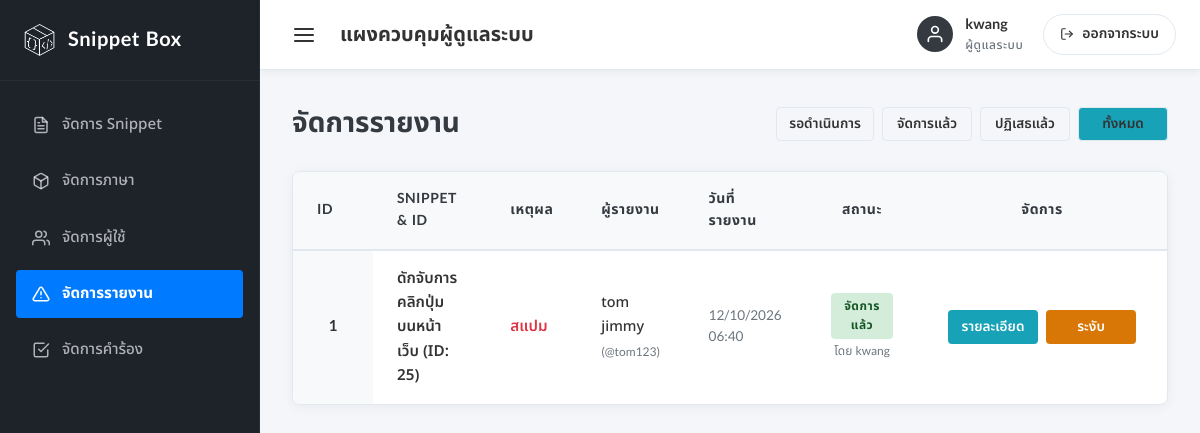
The page /Admin/manage_reports.php?status=ALL (signed in) on the database its author committed.
### tables this page shows
CREATE TABLE `reports` (
  `report_id` int(11) NOT NULL,
  `snippet_id` int(11) NOT NULL,
  `user_id` int(11) NOT NULL,
  `reason` enum('สแปม','เนื้อหาไม่เหมาะสม','โค้ดอันตราย','อื่นๆ') NOT NULL,
  `details` text DEFAULT NULL,
  `status` enum('รอดำเนินการ','ถูกระงับ','ถูกปฏิเสธ') DEFAULT 'รอดำเนินการ',
  `resolved_by` varchar(100) DEFAULT NULL,
  `resolved_at` datetime DEFAULT NULL,
  `created_at` timestamp NOT NULL DEFAULT current_timestamp(),
  `updated_at` timestamp NOT NULL DEFAULT current_timestamp() ON UPDATE current_timestamp()
);

CREATE TABLE `snippet` (
  `snippet_id` int(11) NOT NULL,
  `title` varchar(100) NOT NULL,
  `source_code` text NOT NULL,
  `description` text NOT NULL,
  `created_at` datetime NOT NULL DEFAULT current_timestamp(),
  `visibility` enum('public','protected','private') DEFAULT 'private',
  `image_path` varchar(255) DEFAULT NULL,
  `language_id` int(11) NOT NULL,
  `user_id` int(11) NOT NULL,
  `deleted` tinyint(1) NOT NULL DEFAULT 0,
  `is_suspended` tinyint(1) NOT NULL DEFAULT 0
);

CREATE TABLE `user` (
  `user_id` int(11) NOT NULL,
  `firstname` varchar(100) NOT NULL,
  `lastname` varchar(100) NOT NULL,
  `username` varchar(50) NOT NULL,
  `password` varchar(255) NOT NULL,
  `created_at` datetime NOT NULL DEFAULT current_timestamp(),
  `role` enum('user','admin') NOT NULL DEFAULT 'user',
  `question` varchar(255) DEFAULT NULL,
  `answer` varchar(255) DEFAULT NULL
);

### db/connect.php (called while the page is built, shortened)
<?php
$host="localhost";
$username="snippetbox";
$password="code7836";
$db="snippetboxdb";
$dsn="mysql:host=$host;dbname=$db;charset=utf8";
try{
    $pdo=new PDO($dsn, $username, $password);
}catch(PDOException $e){
    echo $e->getMessage();
}
require_once "db/control.php";
$control = new Control($pdo);
?>

### db/control.php (called while the page is built, shortened)
<?php
class Control{
    private $db;
    function __construct($con){
        $this->db=$con;
    }
    function getAllReportsAdmin($statusFilter = null){
        try{
            $sql = "SELECT r.*, s.title as snippet_title, s.deleted as snippet_deleted, s.is_suspended as snippet_suspended, s.source_code,
                            u.username as reporter_username, u.firstname as reporter_firstname, u.lastname as reporter_lastname,
                            owner.username as owner_username, owner.firstname as owner_firstname, owner.lastname as owner_lastname
                    FROM reports r
                    INNER JOIN snippet s ON r.snippet_id = s.snippet_id
                    INNER JOIN user u ON r.user_id = u.user_id
                    INNER JOIN user owner ON s.user_id = owner.user_id";
            $sql .= " ORDER BY r.created_at DESC";
            $stmt = $this->db->prepare($sql);
            $stmt->execute();
            return $stmt;
        }catch(PDOException $e){
            return false;
        }
    }
}
?>

### Admin/manage_reports.php (the view, shortened to what this page needs)
<?php
require_once __DIR__ . '/check_admin.php';
$rawStatus = isset($_GET['status']) ? trim($_GET['status']) : 'pending';
$statusParamMap = [
    'pending' => 'รอดำเนินการ',
    'removed' => 'ถูกระงับ',
    'rejected' => 'ถูกปฏิเสธ',
    'รอดำเนินการ' => 'รอดำเนินการ',
    'ถูกระงับ' => 'ถูกระงับ',
    'ถูกปฏิเสธ' => 'ถูกปฏิเสธ',
    'ALL' => 'ALL'
];
$dbStatus = $statusParamMap[$rawStatus] ?? 'รอดำเนินการ';
$statusFilter = ($dbStatus === 'รอดำเนินการ') ? 'pending' : (($dbStatus === 'ถูกระงับ') ? 'removed' : (($dbStatus === 'ถูกปฏิเสธ') ? 'rejected' : 'ALL'));
$reports = [];
$reportsResult = $control->getAllReportsAdmin($dbStatus === 'ALL' ? null : $dbStatus);
if ($reportsResult) {
    $reports = $reportsResult->fetchAll(PDO::FETCH_ASSOC);
}
?>
<!DOCTYPE html>
<html lang="th">
<head>
    <link rel="stylesheet" href="../style/fonts.css?v=<?php echo time(); ?>">
    <link rel="stylesheet" href="style.css?v=<?php echo time(); ?>">
</head>
<body>
    <div class="admin-container">
        <aside class="sidebar" id="sidebar">
            <div class="sidebar-header">
                <img src="../logo/Logo_snippetBox2.png" alt="Snippet Box Logo">
                <h1>Snippet Box</h1>
            </div>
            <nav class="sidebar-menu">
                <a href="manage_snippets.php" class="menu-item">
                    <span>จัดการ Snippet</span>
                </a>
                <a href="manage_languages.php" class="menu-item">
                    <span>จัดการภาษา</span>
                </a>
                <a href="manage_users.php" class="menu-item">
                    <svg viewBox="0 0 24 24" fill="none" stroke="currentColor" stroke-width="2" stroke-linecap="round" stroke-linejoin="round">
                        <path d="M17 21v-2a4 4 0 0 0-4-4H5a4 4 0 0 0-4 4v2"></path>
                        <circle cx="9" cy="7" r="4"></circle>
                        <path d="M23 21v-2a4 4 0 0 0-3-3.87"></path>
                        <path d="M16 3.13a4 4 0 0 1 0 7.75"></path>
                    </svg>
                    <span>จัดการผู้ใช้</span>
                </a>
                <a href="manage_reports.php" class="menu-item active">
                    <span>จัดการรายงาน</span>
                </a>
                <a href="manage_appeals.php" class="menu-item">
                    <svg viewBox="0 0 24 24" fill="none" stroke="currentColor" stroke-width="2" stroke-linecap="round" stroke-linejoin="round">
                        <path d="M9 11l3 3L22 4"></path>
                        <path d="M21 12v7a2 2 0 0 1-2 2H5a2 2 0 0 1-2-2V5a2 2 0 0 1 2-2h11"></path>
                    </svg>
                    <span>จัดการคำร้อง</span>
                </a>
            </nav>
        </aside>
        <main class="main-content">
            <header class="top-bar">
                <div class="top-left">
                    <button class="menu-toggle" id="menuToggle" aria-label="เปิด/ปิดเมนู">
                        <svg width="24" height="24" viewBox="0 0 24 24" fill="none" stroke="currentColor" stroke-width="2" stroke-linecap="round" stroke-linejoin="round">
                            <line x1="3" y1="12" x2="21" y2="12"></line>
                            <line x1="3" y1="6" x2="21" y2="6"></line>
                            <line x1="3" y1="18" x2="21" y2="18"></line>
                        </svg>
                    </button>
                    <span class="top-bar-title">แผงควบคุมผู้ดูแลระบบ</span>
                </div>
                <div class="top-right">
                    <div class="user-profile">
                        <div class="user-avatar">
                            <svg viewBox="0 0 24 24" fill="none" stroke="currentColor" stroke-width="2" stroke-linecap="round" stroke-linejoin="round">
                                <path d="M20 21v-2a4 4 0 0 0-4-4H8a4 4 0 0 0-4 4v2"></path>
                                <circle cx="12" cy="7" r="4"></circle>
                            </svg>
                        </div>
                        <div class="user-info">
                            <span class="user-name"><?php echo htmlspecialchars($_SESSION['username'] ?? 'Admin'); ?></span>
                            <span class="user-role">ผู้ดูแลระบบ</span>
                        </div>
                    </div>
                    <a href="login.php" class="btn-logout" onclick="return confirm('คุณแน่ใจหรือไม่ว่าต้องการออกจากระบบ?');">
                        <svg width="14" height="14" viewBox="0 0 24 24" fill="none" stroke="currentColor" stroke-width="2" stroke-linecap="round" stroke-linejoin="round">
                            <path d="M9 21H5a2 2 0 0 1-2-2V5a2 2 0 0 1 2-2h4"></path>
                            <polyline points="16 17 21 12 16 7"></polyline>
                            <line x1="21" y1="12" x2="9" y2="12"></line>
                        </svg>
                        ออกจากระบบ
                    </a>
                </div>
            </header>
            <div class="content-body">
                <div class="content-header">
                    <h2 class="page-title">จัดการรายงาน</h2>
                    <div class="header-actions">
                        <div style="display: flex; gap: 8px;">
                            <a href="?status=pending" class="btn-action <?php echo $statusFilter === 'pending' ? 'btn-view' : ''; ?>" style="text-decoration: none; padding: 6px 12px; border: 1px solid var(--border-color); border-radius: var(--rounded-sm); color: var(--text-main); font-weight: 600; display: inline-flex; align-items: center; gap: 6px;">
                                รอดำเนินการ<?php if (!empty($pendingReportsCount) && $pendingReportsCount > 0): ?><span class="sidebar-dot" style="margin-left: 2px;" title="รายงานใหม่"></span><?php endif; ?>
                            </a>
                            <a href="?status=removed" class="btn-action <?php echo $statusFilter === 'removed' ? 'btn-view' : ''; ?>" style="text-decoration: none; padding: 6px 12px; border: 1px solid var(--border-color); border-radius: var(--rounded-sm); color: var(--text-main); font-weight: 600;">จัดการแล้ว</a>
                            <a href="?status=rejected" class="btn-action <?php echo $statusFilter === 'rejected' ? 'btn-view' : ''; ?>" style="text-decoration: none; padding: 6px 12px; border: 1px solid var(--border-color); border-radius: var(--rounded-sm); color: var(--text-main); font-weight: 600;">ปฏิเสธแล้ว</a>
                            <a href="?status=ALL" class="btn-action <?php echo $statusFilter === 'ALL' ? 'btn-view' : ''; ?>" style="text-decoration: none; padding: 6px 12px; border: 1px solid var(--border-color); border-radius: var(--rounded-sm); color: var(--text-main); font-weight: 600;">ทั้งหมด</a>
                        </div>
                    </div>
                </div>
                <div class="table-container">
                    <table class="admin-table">
                        <thead>
                            <tr>
                                <th style="width: 60px;">ID</th>
                                <th>Snippet & ID</th>
                                <th>เหตุผล</th>
                                <th>ผู้รายงาน</th>
                                <th>วันที่รายงาน</th>
                                <th style="width: 110px; text-align: center;">สถานะ</th>
                                <th style="width: 250px; text-align: center;">จัดการ</th>
                            </tr>
                        </thead>
                        <tbody>
                            <?php if (empty($reports)): ?>
                                <tr>
                                    <td colspan="7" style="text-align: center; padding: 32px; color: var(--text-muted);">
                                        ไม่พบรายงาน
                                    </td>
                                </tr>
                            <?php else: ?>
                                <?php foreach ($reports as $rep): ?>
                                    <tr>
                                        <td class="col-id"><?php echo htmlspecialchars($rep['report_id']); ?></td>
                                        <td style="font-weight: 600;">
                                            <?php echo htmlspecialchars($rep['snippet_title']); ?> (ID: <?php echo htmlspecialchars($rep['snippet_id']); ?>)
                                        </td>
                                        <td>
                                            <span style="color: var(--danger); font-weight: 600; text-transform: capitalize;">
                                                <?php echo htmlspecialchars($rep['reason']); ?>
                                            </span>
                                        </td>
                                        <td>
                                            <span style="font-size: 0.9rem; color: var(--text-main); font-weight: 500;">
                                                <?php echo htmlspecialchars($rep['reporter_firstname'] . ' ' . $rep['reporter_lastname']); ?>
                                            </span>
                                            <br>
                                            <span style="font-size: 0.75rem; color: var(--text-muted);">
                                                (@<?php echo htmlspecialchars($rep['reporter_username']); ?>)
                                            </span>
                                        </td>
                                        <td style="font-size: 0.85rem; color: var(--text-muted);">
                                            <?php echo htmlspecialchars(date('d/m/Y H:i', strtotime($rep['created_at']))); ?>
                                        </td>
                                        <td style="text-align: center;">
                                            <?php if ($rep['status'] === 'รอดำเนินการ' || $rep['status'] === 'pending'): ?>
                                                <span class="badge badge-active" style="background-color: #ffeeba; color: #856404; border-color: #ffeeba;">รอดำเนินการ</span>
                                            <?php elseif ($rep['status'] === 'ถูกระงับ' || $rep['status'] === 'removed'): ?>
                                                <span class="badge badge-active" style="background-color: #d4edda; color: #155724; border-color: #d4edda;">จัดการแล้ว</span>
                                                <?php if (!empty($rep['resolved_by'])): ?>
                                                    <div style="font-size: 0.75rem; color: var(--text-muted); margin-top: 3px;">โดย <?php echo htmlspecialchars($rep['resolved_by']); ?></div>
                                                <?php endif; ?>
                                            <?php endif; ?>
                                        </td>
                                        <td style="text-align: center;">
                                            <div class="action-buttons" style="justify-content: center;">
                                                <a href="viewreport.php?id=<?php echo $rep['report_id']; ?>" class="btn-action btn-view">
                                                    รายละเอียด
                                                </a>
                                                <?php if ((int)($rep['snippet_suspended'] ?? 0) === 1): ?>
                                                    <form method="POST" style="display:inline;" onsubmit="return confirm('คุณแน่ใจหรือไม่ว่าต้องการยกเลิกการระงับ Snippet นี้?');">
                                                        <input type="hidden" name="action" value="unsuspend_snippet">
                                                        <input type="hidden" name="snippet_id" value="<?php echo $rep['snippet_id']; ?>">
                                                        <button type="submit" class="btn-action btn-restore" style="background-color: #2563eb; color: white;">ยกเลิกการระงับ</button>
                                                    </form>
                                                <?php else: ?>
                                                    <form method="POST" style="display:inline;" onsubmit="return promptSuspend(this, '<?php echo htmlspecialchars(addslashes($rep['reason'])); ?>');">
                                                        <button type="submit" class="btn-action btn-delete" style="background-color: #d97706; color: white;">ระงับ</button>
                                                    </form>
                                                <?php endif; ?>
                                            </div>
                                        </td>
                                    </tr>
                                <?php endforeach; ?>
                            <?php endif; ?>
                        </tbody>
                    </table>
                </div>
            </div>
        </main>
    </div>
</body>
</html>

### rows shown on the page
reports: report_id "1", snippet.title "ดักจับการคลิกปุ่มบนหน้าเว็บ", snippet "25", reason "สแปม", user.lastname "tom jimmy", user.username "tom123", created_at "12/10/2026 06:40", resolved_by "kwang"

### other values the page prints
$_SESSION['username'] "kwang"
